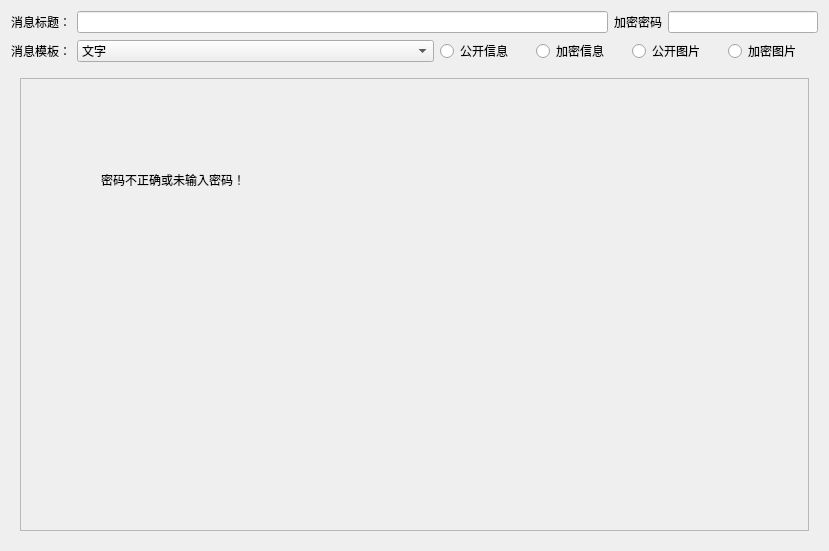
<?xml version="1.0" encoding="UTF-8"?>
<ui version="4.0">
 <class>MsgShowDlg</class>
 <widget class="QWidget" name="MsgShowDlg">
  <property name="geometry">
   <rect>
    <x>0</x>
    <y>0</y>
    <width>829</width>
    <height>551</height>
   </rect>
  </property>
  <property name="sizePolicy">
   <sizepolicy hsizetype="Expanding" vsizetype="Expanding">
    <horstretch>0</horstretch>
    <verstretch>0</verstretch>
   </sizepolicy>
  </property>
  <property name="windowTitle">
   <string>Dialog</string>
  </property>
  <layout class="QVBoxLayout" name="verticalLayout">
   <item>
    <layout class="QHBoxLayout" name="horizontalLayout_2">
     <item>
      <widget class="QLabel" name="label_2">
       <property name="text">
        <string>消息标题：</string>
       </property>
      </widget>
     </item>
     <item>
      <widget class="QLineEdit" name="messageTitle"/>
     </item>
     <item>
      <widget class="QLabel" name="label_3">
       <property name="text">
        <string>加密密码</string>
       </property>
      </widget>
     </item>
     <item>
      <widget class="QLineEdit" name="password">
       <property name="maximumSize">
        <size>
         <width>150</width>
         <height>16777215</height>
        </size>
       </property>
      </widget>
     </item>
    </layout>
   </item>
   <item>
    <layout class="QHBoxLayout" name="horizontalLayout">
     <item>
      <widget class="QLabel" name="labelMsgType">
       <property name="sizePolicy">
        <sizepolicy hsizetype="Preferred" vsizetype="Preferred">
         <horstretch>0</horstretch>
         <verstretch>0</verstretch>
        </sizepolicy>
       </property>
       <property name="text">
        <string>消息模板：</string>
       </property>
       <property name="alignment">
        <set>Qt::AlignRight|Qt::AlignTrailing|Qt::AlignVCenter</set>
       </property>
      </widget>
     </item>
     <item>
      <widget class="QComboBox" name="comboBox">
       <property name="sizePolicy">
        <sizepolicy hsizetype="Expanding" vsizetype="Fixed">
         <horstretch>0</horstretch>
         <verstretch>0</verstretch>
        </sizepolicy>
       </property>
       <property name="minimumSize">
        <size>
         <width>200</width>
         <height>0</height>
        </size>
       </property>
       <property name="currentIndex">
        <number>0</number>
       </property>
       <item>
        <property name="text">
         <string>文字</string>
        </property>
       </item>
      </widget>
     </item>
     <item>
      <widget class="QRadioButton" name="rbtnPublicXml">
       <property name="minimumSize">
        <size>
         <width>90</width>
         <height>0</height>
        </size>
       </property>
       <property name="text">
        <string>公开信息</string>
       </property>
      </widget>
     </item>
     <item>
      <widget class="QRadioButton" name="rbtnEncryptXml">
       <property name="minimumSize">
        <size>
         <width>90</width>
         <height>0</height>
        </size>
       </property>
       <property name="text">
        <string>加密信息</string>
       </property>
      </widget>
     </item>
     <item>
      <widget class="QRadioButton" name="rbtnPublicImage">
       <property name="minimumSize">
        <size>
         <width>90</width>
         <height>0</height>
        </size>
       </property>
       <property name="text">
        <string>公开图片</string>
       </property>
      </widget>
     </item>
     <item>
      <widget class="QRadioButton" name="rbtnEncryptImage">
       <property name="minimumSize">
        <size>
         <width>90</width>
         <height>0</height>
        </size>
       </property>
       <property name="text">
        <string>加密图片</string>
       </property>
      </widget>
     </item>
    </layout>
   </item>
   <item>
    <widget class="QStackedWidget" name="stackedWidget">
     <property name="sizePolicy">
      <sizepolicy hsizetype="Expanding" vsizetype="Expanding">
       <horstretch>0</horstretch>
       <verstretch>0</verstretch>
      </sizepolicy>
     </property>
     <property name="frameShape">
      <enum>QFrame::NoFrame</enum>
     </property>
     <property name="frameShadow">
      <enum>QFrame::Plain</enum>
     </property>
     <property name="lineWidth">
      <number>0</number>
     </property>
     <property name="currentIndex">
      <number>2</number>
     </property>
     <widget class="QWidget" name="pagemsg">
      <layout class="QVBoxLayout" name="verticalLayout_2">
       <item>
        <widget class="QTextEdit" name="messageText"/>
       </item>
      </layout>
     </widget>
     <widget class="QWidget" name="pagepublicxml">
      <layout class="QVBoxLayout" name="verticalLayout_3">
       <item>
        <widget class="QScrollArea" name="scrollArea">
         <property name="widgetResizable">
          <bool>true</bool>
         </property>
         <widget class="QWidget" name="scrollAreaWidgetContents1">
          <property name="geometry">
           <rect>
            <x>0</x>
            <y>0</y>
            <width>98</width>
            <height>28</height>
           </rect>
          </property>
         </widget>
        </widget>
       </item>
      </layout>
     </widget>
     <widget class="QWidget" name="pageencryptxml">
      <layout class="QVBoxLayout" name="verticalLayout_4">
       <item>
        <widget class="QScrollArea" name="scrollArea2">
         <property name="widgetResizable">
          <bool>true</bool>
         </property>
         <widget class="QWidget" name="scrollAreaWidgetContents2">
          <property name="geometry">
           <rect>
            <x>0</x>
            <y>0</y>
            <width>791</width>
            <height>457</height>
           </rect>
          </property>
          <widget class="QLabel" name="labelError">
           <property name="geometry">
            <rect>
             <x>80</x>
             <y>70</y>
             <width>401</width>
             <height>61</height>
            </rect>
           </property>
           <property name="text">
            <string>密码不正确或未输入密码！</string>
           </property>
          </widget>
         </widget>
        </widget>
       </item>
      </layout>
     </widget>
     <widget class="QWidget" name="pagepublicimage">
      <layout class="QHBoxLayout" name="horizontalLayout_3">
       <item>
        <layout class="QVBoxLayout" name="verticalLayout_5">
         <item>
          <widget class="QListWidget" name="listWidget">
           <property name="sizePolicy">
            <sizepolicy hsizetype="Fixed" vsizetype="Expanding">
             <horstretch>0</horstretch>
             <verstretch>0</verstretch>
            </sizepolicy>
           </property>
          </widget>
         </item>
         <item>
          <widget class="QPushButton" name="btnOpenImage">
           <property name="minimumSize">
            <size>
             <width>0</width>
             <height>30</height>
            </size>
           </property>
           <property name="text">
            <string>上传图片</string>
           </property>
          </widget>
         </item>
         <item>
          <widget class="QPushButton" name="btnDeleteImage">
           <property name="minimumSize">
            <size>
             <width>0</width>
             <height>30</height>
            </size>
           </property>
           <property name="text">
            <string>删除图片</string>
           </property>
          </widget>
         </item>
        </layout>
       </item>
       <item>
        <widget class="QScrollArea" name="scrollArea_2">
         <property name="frameShadow">
          <enum>QFrame::Sunken</enum>
         </property>
         <property name="widgetResizable">
          <bool>true</bool>
         </property>
         <widget class="QWidget" name="scrollAreaWidgetContents">
          <property name="geometry">
           <rect>
            <x>0</x>
            <y>0</y>
            <width>98</width>
            <height>32</height>
           </rect>
          </property>
          <layout class="QVBoxLayout" name="verticalLayout_7">
           <item>
            <widget class="QLabel" name="ImageView">
             <property name="sizePolicy">
              <sizepolicy hsizetype="Expanding" vsizetype="Expanding">
               <horstretch>0</horstretch>
               <verstretch>0</verstretch>
              </sizepolicy>
             </property>
             <property name="frameShape">
              <enum>QFrame::NoFrame</enum>
             </property>
             <property name="lineWidth">
              <number>0</number>
             </property>
             <property name="text">
              <string/>
             </property>
             <property name="scaledContents">
              <bool>false</bool>
             </property>
             <property name="alignment">
              <set>Qt::AlignCenter</set>
             </property>
            </widget>
           </item>
          </layout>
         </widget>
        </widget>
       </item>
      </layout>
     </widget>
     <widget class="QWidget" name="pageencryptimage">
      <layout class="QHBoxLayout" name="horizontalLayout_4">
       <item>
        <layout class="QVBoxLayout" name="verticalLayout_6">
         <item>
          <widget class="QListWidget" name="listWidget2">
           <property name="sizePolicy">
            <sizepolicy hsizetype="Fixed" vsizetype="Expanding">
             <horstretch>0</horstretch>
             <verstretch>0</verstretch>
            </sizepolicy>
           </property>
          </widget>
         </item>
         <item>
          <widget class="QPushButton" name="btnOpenImage_2">
           <property name="minimumSize">
            <size>
             <width>0</width>
             <height>30</height>
            </size>
           </property>
           <property name="text">
            <string>上传图片</string>
           </property>
          </widget>
         </item>
         <item>
          <widget class="QPushButton" name="btnDeleteImage2">
           <property name="minimumSize">
            <size>
             <width>0</width>
             <height>30</height>
            </size>
           </property>
           <property name="text">
            <string>删除图片</string>
           </property>
          </widget>
         </item>
        </layout>
       </item>
       <item>
        <widget class="QScrollArea" name="scrollArea_3">
         <property name="widgetResizable">
          <bool>true</bool>
         </property>
         <widget class="QWidget" name="scrollAreaWidgetContents_2">
          <property name="geometry">
           <rect>
            <x>0</x>
            <y>0</y>
            <width>527</width>
            <height>457</height>
           </rect>
          </property>
          <layout class="QVBoxLayout" name="verticalLayout_8">
           <item>
            <widget class="QLabel" name="ImageView2">
             <property name="sizePolicy">
              <sizepolicy hsizetype="Preferred" vsizetype="Preferred">
               <horstretch>0</horstretch>
               <verstretch>0</verstretch>
              </sizepolicy>
             </property>
             <property name="styleSheet">
              <string notr="true"/>
             </property>
             <property name="frameShape">
              <enum>QFrame::NoFrame</enum>
             </property>
             <property name="lineWidth">
              <number>0</number>
             </property>
             <property name="text">
              <string/>
             </property>
             <property name="scaledContents">
              <bool>false</bool>
             </property>
             <property name="alignment">
              <set>Qt::AlignCenter</set>
             </property>
            </widget>
           </item>
          </layout>
         </widget>
        </widget>
       </item>
      </layout>
     </widget>
    </widget>
   </item>
  </layout>
 </widget>
 <resources/>
 <connections/>
</ui>
